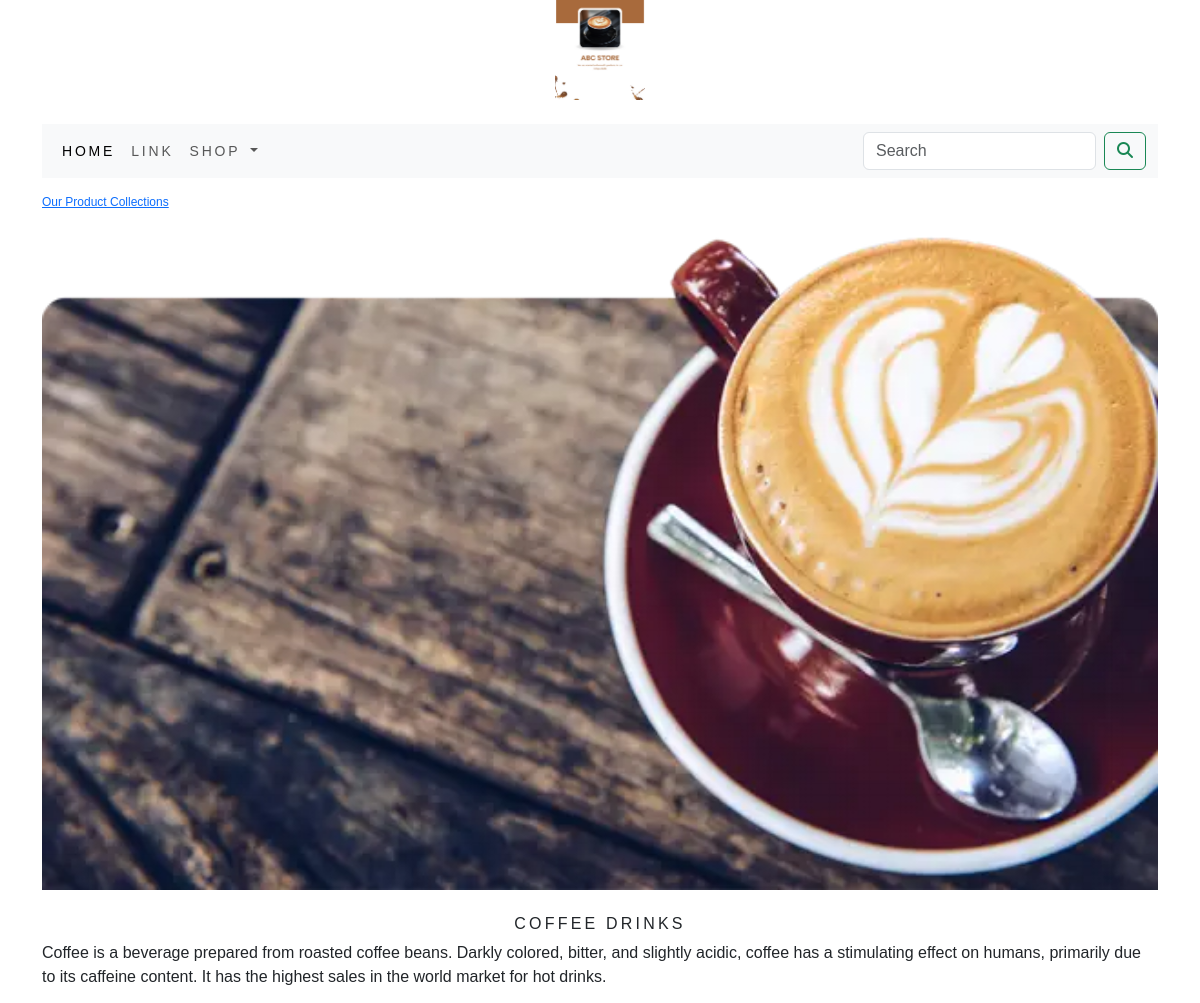
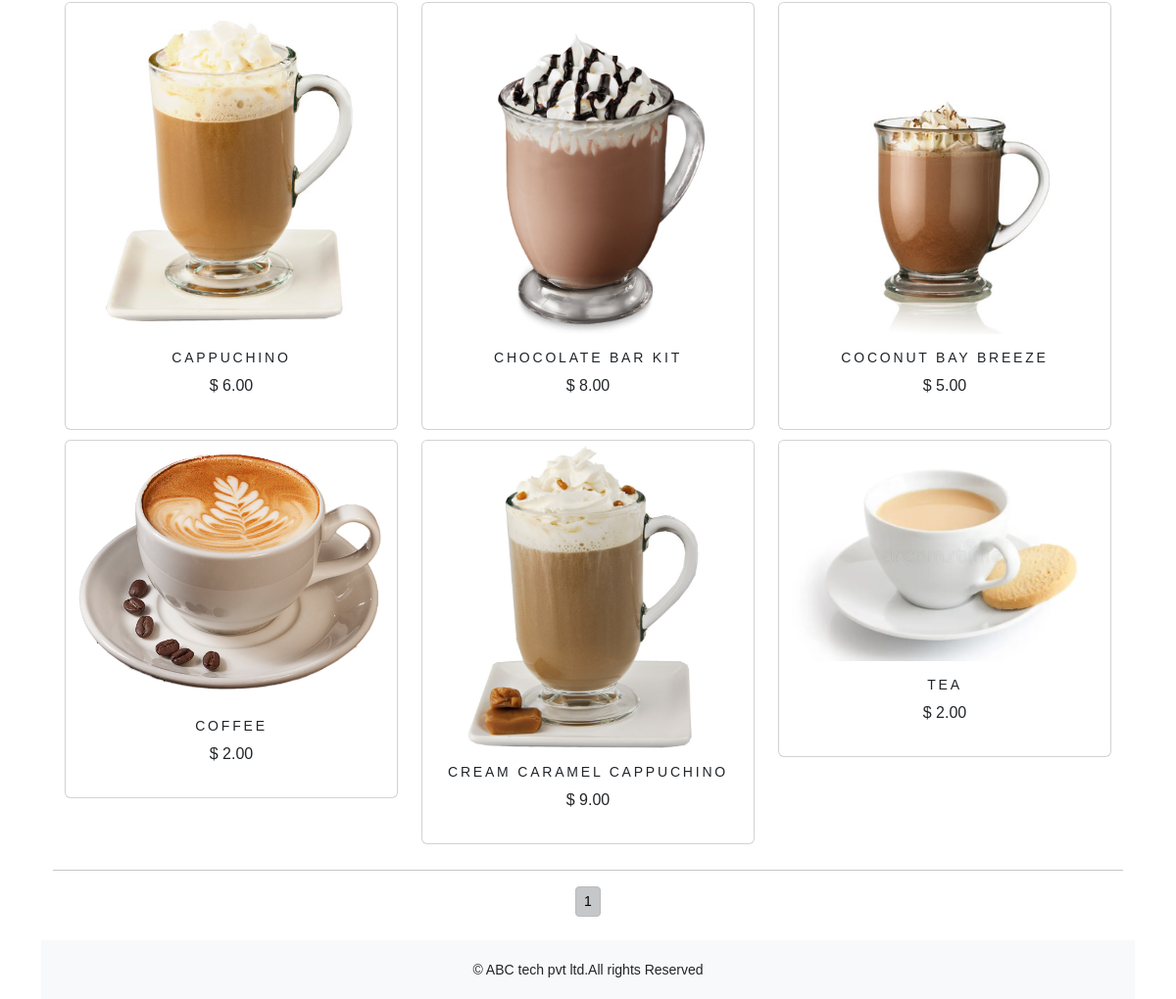
The app's page /shop/coffee-drinks/ with its own data (2 pictures, top to bottom).
### shop/models.py (models this page shows, shortened)
class Category(models.Model):
    name=models.CharField(max_length=250,unique=True)
    slug=models.SlugField(max_length=250,unique=True)
    description=models.TextField(blank=True)
    image=models.ImageField(upload_to='category',blank=True)
    class Meta:
        ordering=('name',)
        verbose_name='category'
        verbose_name_plural='categories'
    def get_url(self):
        return reverse('shop:products_by_category',args=[self.slug])

class Product(models.Model):
    name=models.CharField(max_length=250,unique=True)
    slug=models.SlugField(max_length=250,unique=True)
    description = models.TextField(blank=True)
    image = models.ImageField(upload_to='product', blank=True)
    price=models.DecimalField(max_digits=10,decimal_places=2)
    category=models.ForeignKey(Category,on_delete=models.CASCADE)
    stock=models.IntegerField()
    available=models.BooleanField(default=True)
    created=models.DateTimeField(auto_now_add=True)
    updated=models.DateTimeField(auto_now=True)
    class Meta:
        ordering = ('name',)
        verbose_name = 'product'
        verbose_name_plural = 'products'
    def get_url(self):
        return reverse('shop:ProDetails',args=[self.category.slug,self.slug])

### shop/views.py (the view)
# urls.py: path('',views.AllProdCat,name='AllProdCat'),
def AllProdCat(request,c_slug=None):
    c_page=None
    products_list=None
    if c_slug != None:
        c_page=get_object_or_404(Category,slug=c_slug)
        products_list=Product.objects.all().filter(category=c_page,available=True)
    else:
        products_list=Product.objects.all().filter(available=True)
    paginator=Paginator(products_list,6)
    try:
        page=int(request.GET.get('page','1'))
    except:
        page=1
    try:
        products=paginator.page(page)
    except(EmptyPage,InvalidPage):
        products=paginator.page(paginator.num_pages)
    return render(request,'category.html',{'category':c_page,'products':products})

### cart/context_processors.py (called while the page is built)
def counter(request):
    item_count=0
    if 'admin' in request.path:
        return {}
    else:
        try:
            cart=Cart.objects.filter(cart_id=_cart_id(request))
            cart_items = CartItem.objects.filter(cart=cart[:1])
            for cart_item in cart_items:
                item_count += cart_item.quantity
        except Cart.DoesNotExist:
            item_count=0
    return dict(item_count=item_count)

### cart/views.py (called while the page is built)
def _cart_id(request):
    cart=request.session.session_key
    if not cart:
        cart=request.session.create()
    return cart

### shop/context_processors.py (called while the page is built)
def menu_links(request):
    links=Category.objects.all()
    return dict(links=links)

### template/category.html (shortened to what this page needs)
{% extends 'base.html' %}
    {% load static %}
        {% block content %}
            <div>
            {% if category %}
            <div>
                <div class="row my_row_class">
                    <div class="mx-auto">
                        <p><a href="{% url 'shop:AllProdCat' %}">Our Product Collections</a></p>
                    </div>
                </div>
            </div>
            {% endif %}
        <div class="mx-auto">
            {% if category %}
                <img class="my_image" src="{{category.image.url}}" alt="{{category.name}}" width="500px" height="600px">
        </div>
                <br>
                <div>
                    <h1 class="text-center my_title">{{category.name}}</h1>
                    <p class="text-justify">{{category.description}}</p>
                </div>
            {% endif %}
        <div class="container">
            <div class="row mx-auto">
                {% for product in products.object_list %}
                <div class="my_bottom_margin col-9 col-sm-12 col-md-4 xol-lg-4">
                    <div class="card text-center" style="min-width:18rem;">
                        <a href="{{product.get_url}}">
                            <img class="card-img-top my_image" src="{{product.image.url}}" alt="{{product.name}}" width="500px" height="600px">
                        </a>
                        <div class="card-body">
                            <h4>{{product.name}}</h4>
                            <p>$ {{product.price}}</p>
                        </div>
                    </div>
                </div>
                {% endfor %}
            </div>
            <div class="mx-auto">
                {% if products.paginator.num_pages >= 1 %}
                <hr>
                <div class="text-center">
                    {% for pg in products.paginator.page_range %}
                    <a href="?page={{pg}}" class="btn btn-light btn-sm {% if products.number == pg %} active {% endif %}">{{pg}}</a>
                    {% endfor %}
                </div>
                {% endif %}
            </div>
            <br>
        </div>
            {% endblock %}

### static/css/custom.css (style rules this page uses)
body { font-family: 'Roboto', sans-serif; }
.my_row_class { padding-top:15px; }
.my_row_class .mx-auto { color:#000; font-size:12px; }
.my_image { width:100%; height:auto; }
.my_title { font-size:16px; text-transform:uppercase; letter-spacing: .2em; }
.my_bottom_margin { margin-bottom:10px; }
.card-body h4 { font-size:14px; text-transform:uppercase; letter-spacing: .2em; }

### records on screen
Category: image (picture), name "COFFEE DRINKS", description "Coffee is a beverage prepared from roasted coffee beans. Darkly colored, bitter, and slightly acidic, coffee has a stimulating effect on humans, primarily due to its caffeine content. It has the highest sales in the world market for hot drinks."
Product: image (picture), name "CAPPUCHINO", price "6.00"
Product: image (picture), name "CHOCOLATE BAR KIT", price "8.00"
Product: image (picture), name "COCONUT BAY BREEZE", price "5.00"
Product: image (picture), name "COFFEE", price "2.00"
Product: image (picture), name "CREAM CARAMEL CAPPUCHINO", price "9.00"
Product: image (picture), name "TEA", price "2.00"

### other values on screen
{{ pg }} "1"
